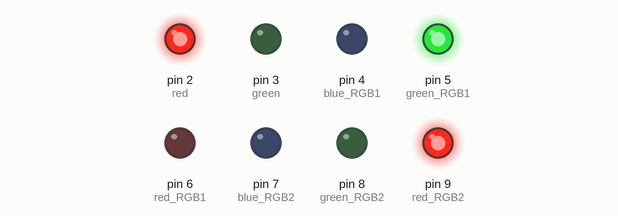
This sketch was run on a simulated Arduino Uno, built with avr-gcc and run on an emulated ATmega328P. Shown: output pins drawn as LEDs (lit = HIGH).

Above: at 0.1 s.
At 9.6 s:
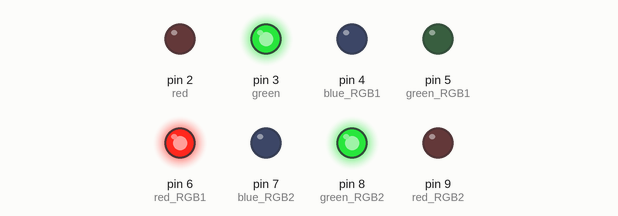
At 14.62 s:
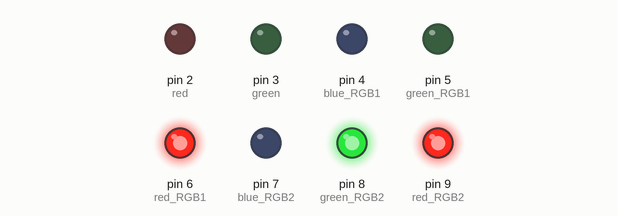
At 16.87 s:
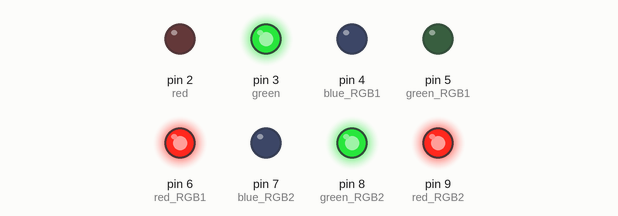
At 24.1 s:
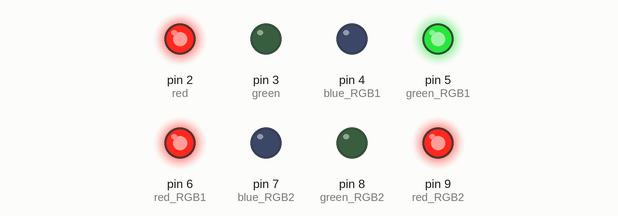
At 36.1 s:
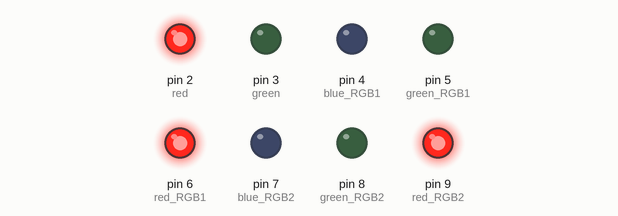
Timing chart, 0 to 39.5 s (numbered marks = the images above):
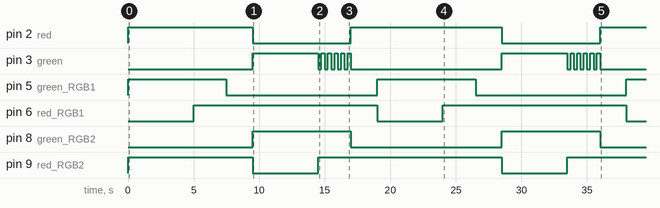

Measured:
- by itself, pin 2 (red): goes HIGH 9.5 s, LOW 7.5 s, HIGH 11.5 s, LOW 7.5 s, then HIGH
- by itself, pin 3 (green): goes HIGH 5.0 s, 5 × (LOW 0.25 s, HIGH 0.25 s), LOW 11.5 s, HIGH 5.0 s, 5 × (LOW 0.25 s, HIGH 0.25 s), then LOW
- by itself, pin 5 (green_RGB1), pin 8 (green_RGB2): alternates HIGH for 7.5 s and LOW for 11.5 s
- by itself, pin 6 (red_RGB1): alternates HIGH for 14.0 s and LOW for 5.0 s
- by itself, pin 9 (red_RGB2): goes HIGH 9.5 s, LOW 5.0 s, HIGH 14.0 s, LOW 5.0 s, then HIGH

The sketch:

Ejercicio1.5.ino
```cpp
/**
 * (Semáforo1.5) Simular el cruce de una calle con semáforos y pasos para peatones (0,25 puntos)
 *********************************************************
 * GRUPO 5:
 *    -Martín Cancio Barrera  UO287561
 *    -Olga Alonso Grela      UO288066
 *    -Pablo Pérez Saavedra   UO288816
 *********************************************************
 */

// uo287746 - Yago Navajas Gonzalez
// uo269502 - Luis Manuel Gonzalez Baizan

int red = 2;
int green = 3;

int blue_RGB1 = 4;
int green_RGB1 = 5;
int red_RGB1 = 6;

int blue_RGB2 = 7;
int green_RGB2 = 8;
int red_RGB2 = 9;

int buzzer = 10;

void setup() {
  pinMode(red, OUTPUT);
  pinMode(green, OUTPUT);

  pinMode(blue_RGB1, OUTPUT);
  pinMode(green_RGB1, OUTPUT);
  pinMode(red_RGB1, OUTPUT);

  pinMode(blue_RGB2, OUTPUT);
  pinMode(green_RGB2, OUTPUT);
  pinMode(red_RGB2, OUTPUT);

  pinMode(buzzer, OUTPUT);

}

void loop() {
  analogWrite(red_RGB1,LOW);
  analogWrite(green_RGB1,255);
  analogWrite(blue_RGB1,LOW);

  analogWrite(red_RGB2,255);
  analogWrite(green_RGB2,LOW);
  analogWrite(blue_RGB2,LOW);

  digitalWrite(red,HIGH);
  digitalWrite(green,LOW);

  delay(5000);

  analogWrite(red_RGB1,255);
  analogWrite(blue_RGB1,LOW);
  analogWrite(green_RGB1,255);

  delay(2500);

  analogWrite(blue_RGB1,LOW);
  analogWrite(red_RGB1,255);
  analogWrite(green_RGB1,LOW);

  delay(2000);

  analogWrite(red_RGB2,LOW);
  analogWrite(green_RGB2,255);
  analogWrite(blue_RGB2,LOW);

  digitalWrite(red,LOW);
  digitalWrite(green,HIGH);

  for(int i = 0; i < 5; i++){
    analogWrite(buzzer,500);
    delay(500);
    digitalWrite(buzzer,LOW);
    delay(500);
  }

  analogWrite(red_RGB2,255);
  analogWrite(green_RGB2,255);
  analogWrite(blue_RGB2,LOW);

  for(int i = 0; i < 5; i++) {
    analogWrite(buzzer,500);
    digitalWrite(green,LOW);
    delay(250);
    analogWrite(buzzer,LOW);
    digitalWrite(green,HIGH);
    delay(250);
  }

  analogWrite(red_RGB2,255);
  analogWrite(green_RGB2,LOW);
  analogWrite(blue_RGB2,LOW);

  digitalWrite(green,LOW);
  digitalWrite(red,HIGH);

  delay(2000);
}
```
